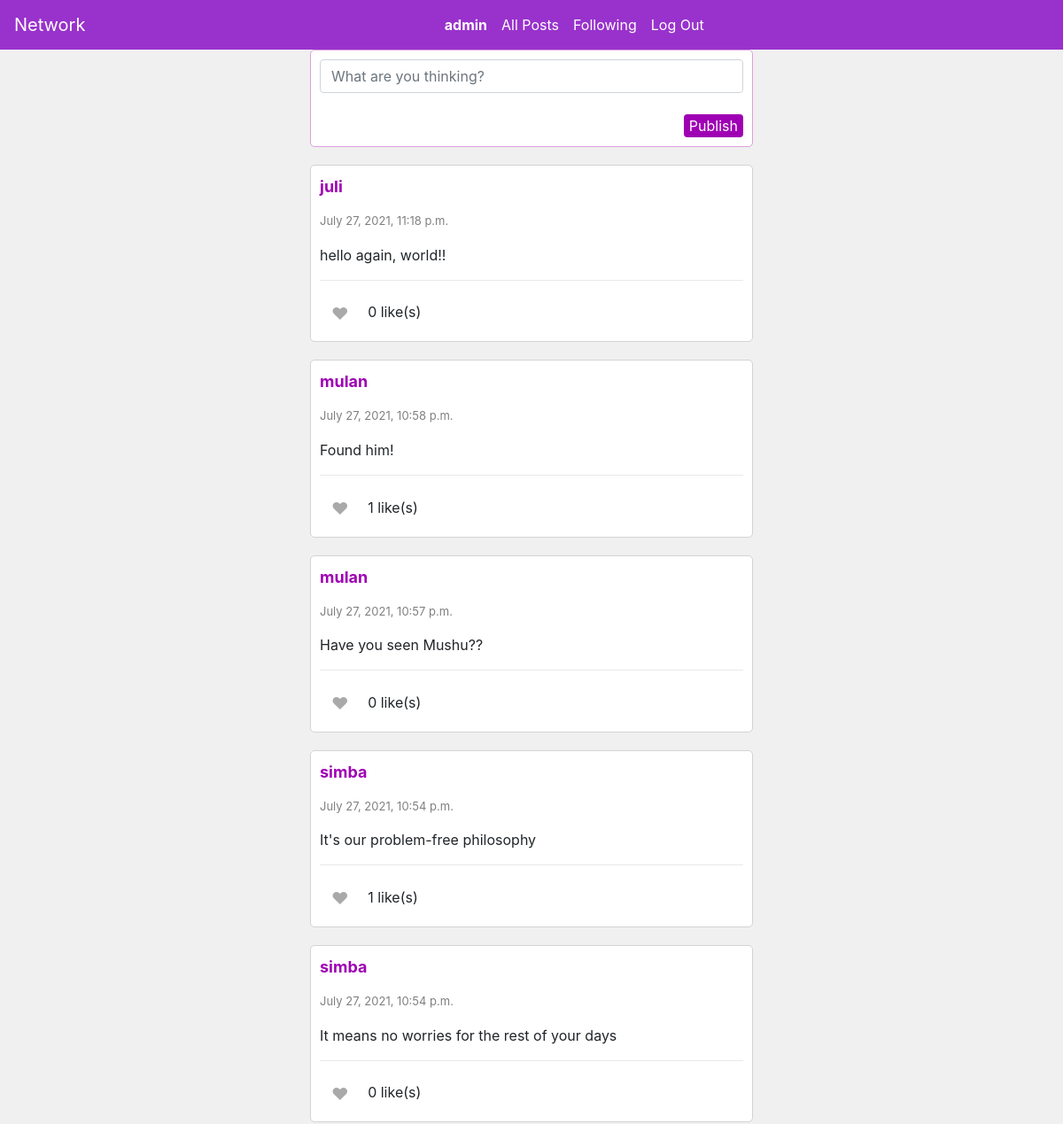
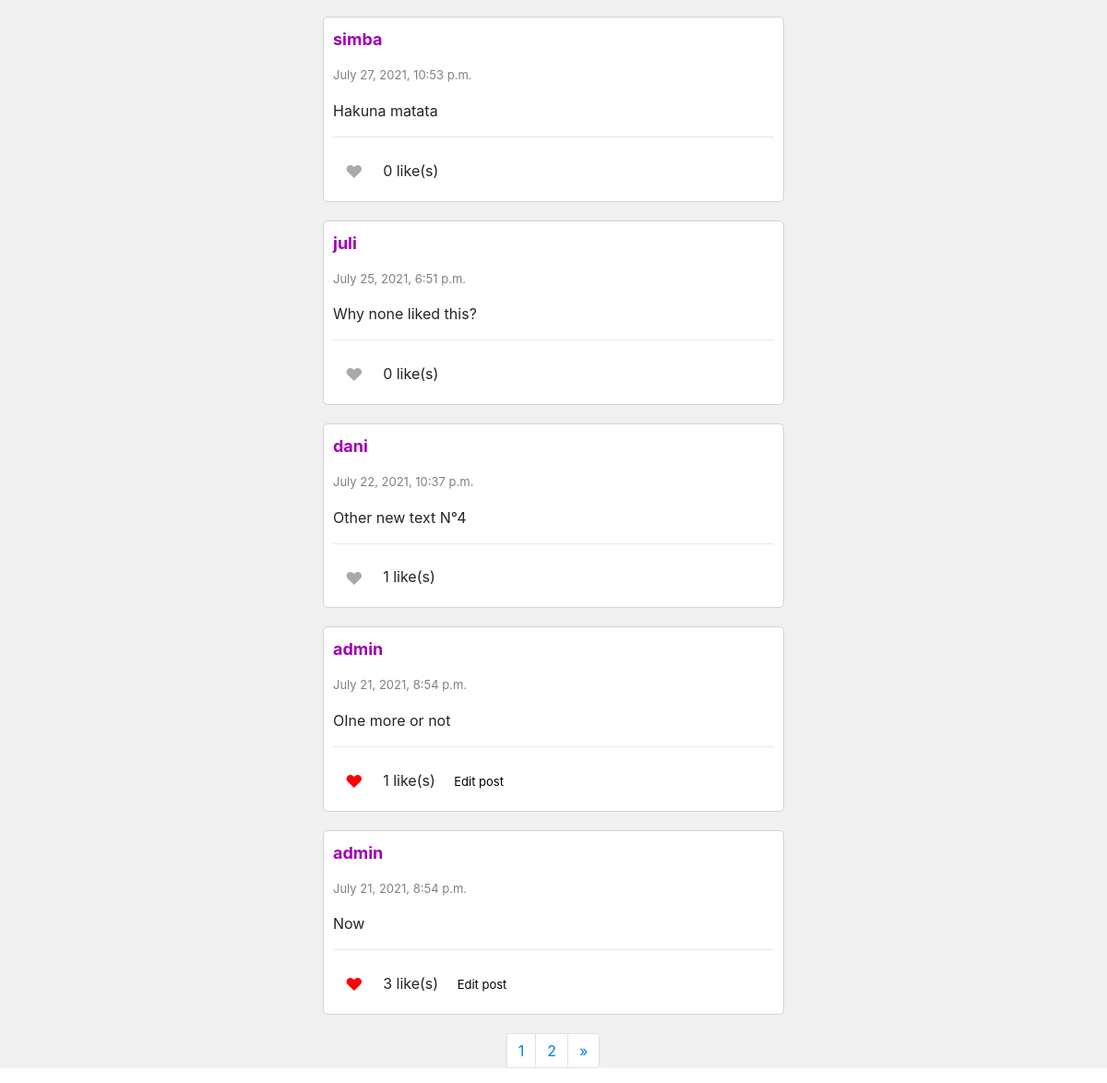
Screenshot of / (signed in) with the database file from the repository (2 pictures, top to bottom).
### network/models.py (models this page shows, shortened)
class User(AbstractUser):
    pass

class Post(models.Model):
    user= models.ForeignKey("User", on_delete=models.CASCADE, related_name="posts")
    content= models.TextField(blank=True)
    timestamp = models.DateTimeField(auto_now_add=True)
    likes= models.IntegerField(default=0)

### network/views.py (the view)
# urls.py: path("", views.index, name="index"),
def index(request):
    posts= Post.objects.all()
    posts= posts.order_by("-timestamp").all()
    if request.user != AnonymousUser():
        try:
            liked = Like.objects.filter(user=request.user)
            liked_posts= []
            for post in liked:
                liked_post= post.post
                liked_posts.append(liked_post)
        except Like.DoesNotExist:
            liked_posts=[]
    else:
        liked_posts=[]
    paginator= Paginator(posts, 10)
    page_number= request.GET.get('page')
    page_obj= paginator.get_page(page_number)
    return render(request, "network/index.html", {"page_obj": page_obj, "liked_posts": liked_posts})

### network/templates/network/index.html (shortened to what this page needs)
{% extends "network/layout.html" %}
{% load static %}
{% block body %}
    {% if user.is_authenticated %}
    <div id="new-post-view">
        <div class="container">
            <form id="newpost" action="{% url 'newpost' %}" method="post">
                <input type="textarea" class="form-control" id="content" name="content" placeholder="What are you thinking?" maxlength="400" rows="4"> <br>
                <input type="submit" class="publish-btn" id="publish-button" value="Publish">
            </form>
        </div>
    </div>
    {% endif %}
    <div id="posts-view">
        {% for post in page_obj %}
        <div class="post-container" id="post-{{post.id}}">
            <p name="username" id="username"><a href="{%url 'profile' post.user %}" class="username"><b>{{post.user}}</b></a></p>
            <p class="timestamp">{{post.timestamp}}</p>
            <p class="content" id="post-content-{{post.id}}">{{post.content}}</p>
            <hr class="solid">
            {% if user.is_authenticated %}
                {% if post in liked_posts %}
                    <button class="btn mr-1 d-inline-block" style="color: red; font-size: larger;" id="like-btn-{{post.id}}" onclick="like('{{post.id}}')">♥</button>
                {% else %}
                    <button class="btn mr-1 d-inline-block" style="color: darkgray; font-size: larger;" id="like-btn-{{post.id}}" onclick="like('{{post.id}}')">♥</button>
                {% endif %}
            {% endif %}
                <p class="likecount" id="like-count-{{post.id}}" style="display: inline;">{{post.likes}} like(s)</p>
            {% if post.user.id == user.id%}
                <button id="edit" onclick="edit('{{post.id}}')" class="edit-btn">Edit post</button>
            {% endif%}
        </div>
        {% endfor %}
    </div>
    <div class="text-center">
    <nav aria-label="Page navigation example">
        <ul class="pagination">
          <li class="page-item">
          <li class="page-item"><a class="page-link" href="?page={{ page_obj.number }}">{{ page_obj.number }}</a></li>
          {% if page_obj.has_next %}
          <li class="page-item"><a class="page-link" href="?page={{ page_obj.next_page_number }}">{{ page_obj.next_page_number }}</a></li>
          <li class="page-item">
            <a class="page-link" href="?page={{ page_obj.next_page_number }}" aria-label="Next">
              <span aria-hidden="true">&raquo;</span>
            </a>
            {% endif %}
          </li>
        </ul>
      </nav>
    </div>
{% endblock %}

### network/templates/network/layout.html (shortened to what this page needs)
{% load static %}
<!DOCTYPE html>
<html lang="en">
    <head>
        <link rel="stylesheet" href="https://stackpath.bootstrapcdn.com/bootstrap/4.4.1/css/bootstrap.min.css">
        <link href="{% static 'network/styles.css' %}" rel="stylesheet">
    </head>
    <body>
        <div id="navbar" >
        <nav class="navbar navbar-expand-lg flex-sm-nowrap flex-wrap" id="navbar" style="background-color: darkorchid; margin-bottom: 0px;">
            <a class="navbar-brand" href="#" style="color: white;">Network</a>
            <div class="navbar-collapse collapse flex-grow-1 justify-content-center">
              <ul class="navbar-nav mx-auto">
                {% if user.is_authenticated %}
                    <li class="nav-item">
                        <a class="nav-link" href="{%url 'profile' user.username %}" style="color: white;"><strong>{{ user.username }}</strong></a>
                    </li>
                {% endif %}
                <li class="nav-item">
                  <a class="nav-link" href="{% url 'index' %}" style="color: white;">All Posts</a>
                </li>
                {% if user.is_authenticated %}
                    <li class="nav-item">
                        <a class="nav-link" href="{% url 'following' %}" style="color: white;">Following</a>
                    </li>
                    <li class="nav-item">
                        <a class="nav-link" href="{% url 'logout' %}" style="color: white;">Log Out</a>
                    </li>
                {% endif %}
              </ul>
            </div>
          </nav>
        </div>
        <div class="body">
            {% block body %}
            {% endblock %}
        </div>
    </body>
</html>

### network/static/network/styles.css (style rules this page uses)
.post-container { background-color: white; border-style: solid; border-color: lightgray; border-width: 1px; padding: 10px; margin-left: auto; margin-right: auto; margin-top: 20px; margin-bottom: 20px; border-radius: 5px; width: 500px; overflow:hidden; }
.container { background-color: white; border-style: solid; border-color: plum; border-width: 1px; padding: 10px; margin-left: auto; margin-right: auto; margin-top: auto; margin-bottom: 20px; border-radius: 5px; width: 500px; overflow:hidden; }
.timestamp { color: gray; font-size: small; }
.username { color:rgb(159, 0, 180); font-size:large; }
.body { background-color: rgb(240, 240, 240); margin-top: 0px; padding-top: 0px; }
.edit-btn { display: inline; margin-left: 10px; font-size: small; border-width: 0px; background-color: white; }
.solid { border-top: 1px solid rgb(233, 233, 233); }
.form-control { outline: none; min-width: 100%; min-height: 100%; }
.publish-btn { background-color: rgb(159, 0, 180); color: white; width: auto; border-width: 0px; border-radius: 4px; float:right; }
ul li { display: inline-block; }
.pagination { display: flex; justify-content: center; }

### rows the page displays
User: username "admin"
Post: user "juli", timestamp "July 27, 2021, 11:18 p.m.", content "hello again, world!!", likes "0"
Post: user "mulan", timestamp "July 27, 2021, 10:58 p.m.", content "Found him!", likes "1"
Post: user "mulan", timestamp "July 27, 2021, 10:57 p.m.", content "Have you seen Mushu??", likes "0"
Post: user "simba", timestamp "July 27, 2021, 10:54 p.m.", content "It's our problem-free philosophy", likes "1"
Post: user "simba", timestamp "July 27, 2021, 10:54 p.m.", content "It means no worries for the rest of your days", likes "0"
Post: user "simba", timestamp "July 27, 2021, 10:53 p.m.", content "Hakuna matata", likes "0"
Post: user "juli", timestamp "July 25, 2021, 6:51 p.m.", content "Why none liked this?", likes "0"
Post: user "dani", timestamp "July 22, 2021, 10:37 p.m.", content "Other new text N°4", likes "1"
Post: user "admin", timestamp "July 21, 2021, 8:54 p.m.", content "OIne more or not", likes "1"
Post: user "admin", timestamp "July 21, 2021, 8:54 p.m.", content "Now", likes "3"

### other values shown
{{ page_obj.number }} "1"
{{ page_obj.next_page_number }} "2"
